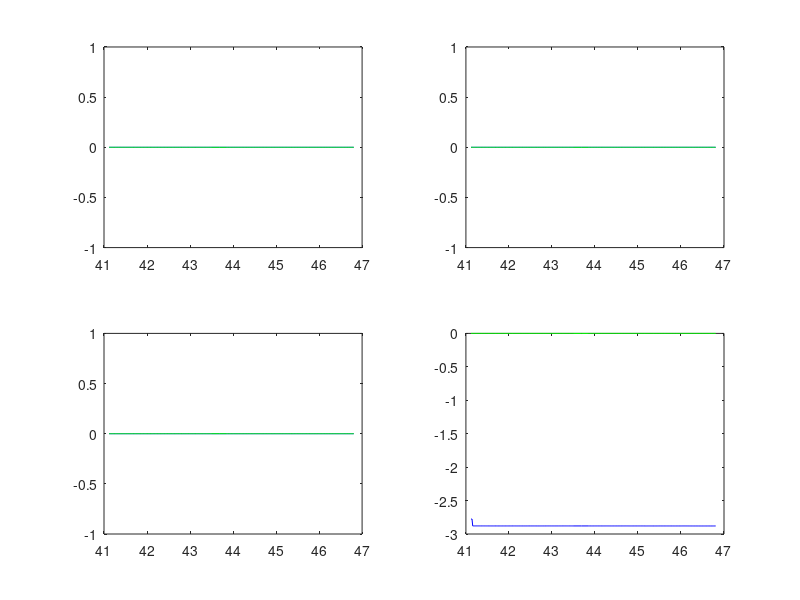
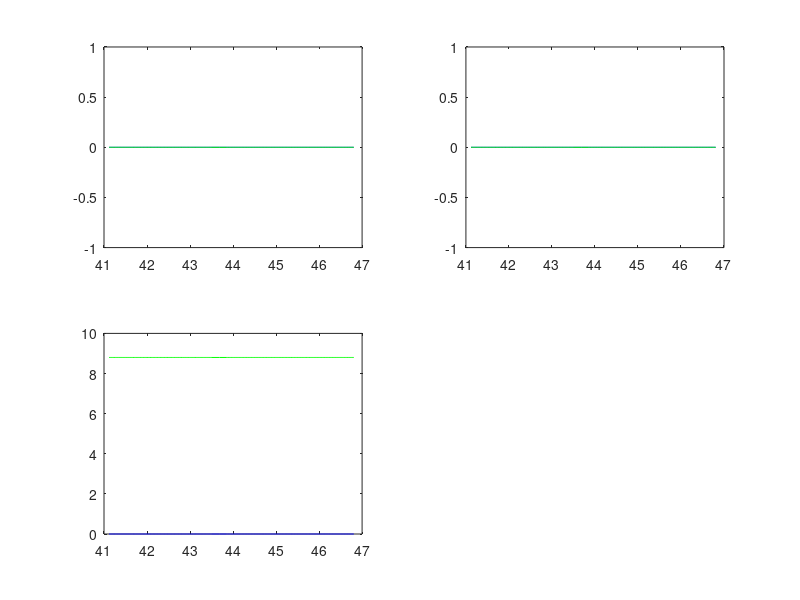
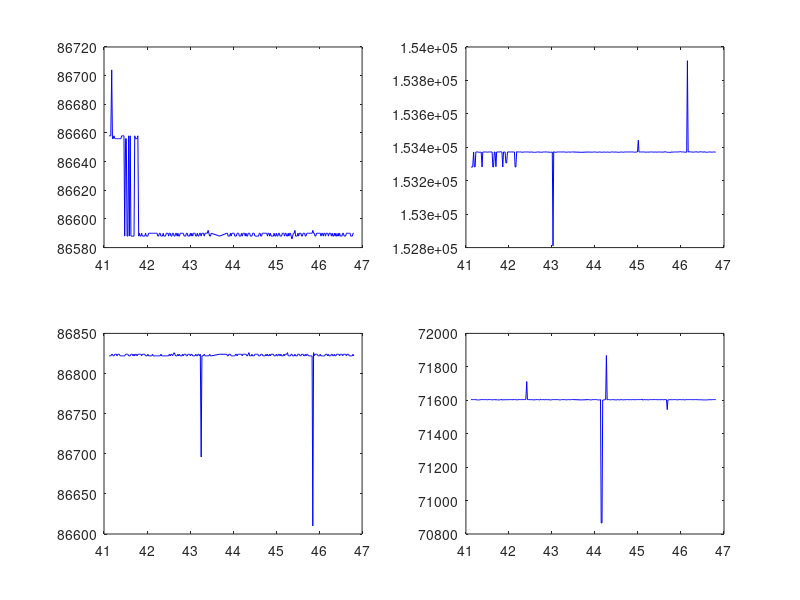
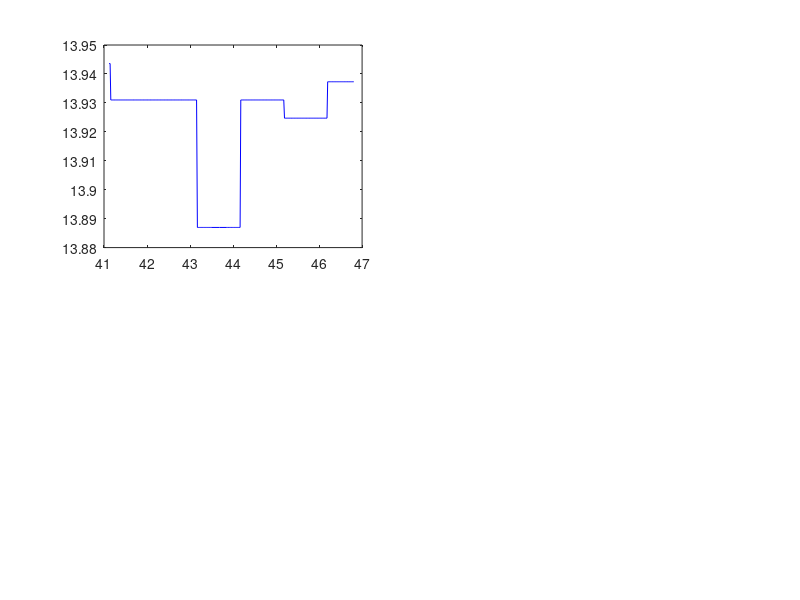

These charts were generated, in order, by the following MATLAB code:
log = load('newRcIdle/LOG26.TXT');

% parsing the data
Time          = log(:,1);
Mode          = log(:,2);
Imu_AccX      = log(:,3);
Imu_AccY      = log(:,4);
Imu_AccZ      = log(:,5);
Imu_AngRateX  = log(:,6);
Imu_AngRateY  = log(:,7);
Imu_AngRateZ  = log(:,8);
Imu_MagX      = log(:,9);
Imu_MagY      = log(:,10);
Imu_MagZ      = log(:,11);
Imu_Rot       = log(:,12:20);
Px4_Xdot      = log(:,21);
Px4_Ydot      = log(:,22);
Px4_Qual      = log(:,23);
Lidar_Dist    = log(:,24);
Camera_X      = log(:,25);
Camera_Y      = log(:,26);
Camera_Yaw    = log(:,27);
Camera_T      = log(:,28);
Filter_X      = log(:,29);
Filter_Y      = log(:,30);
Filter_Z      = log(:,31);
Filter_Xdot   = log(:,32);
Filter_Ydot   = log(:,33);
Filter_Zdot   = log(:,34);
Filter_Roll   = log(:,35);
Filter_Pitch  = log(:,36);
Filter_Yaw    = log(:,37);
Val_P_X       = log(:,38);
Val_I_X       = log(:,39);
Val_D_X       = log(:,40);
Val_P_Y       = log(:,41);
Val_I_Y       = log(:,42);
Val_D_Y       = log(:,43);
Val_P_Z       = log(:,44);
Val_I_Z       = log(:,45);
Val_D_Z       = log(:,46);
Val_P_Yaw     = log(:,47);
Val_I_Yaw     = log(:,48);
Val_D_Yaw     = log(:,49);
Rate_P_X      = log(:,50);
Rate_I_X      = log(:,51);
Rate_D_X      = log(:,52);
Rate_P_Y      = log(:,53);
Rate_I_Y      = log(:,54);
Rate_D_Y      = log(:,55);
Rate_P_Z      = log(:,56);
Rate_I_Z      = log(:,57);
Rate_D_Z      = log(:,58);
Rate_P_Yaw    = log(:,59);
Rate_I_Yaw    = log(:,60);
Rate_D_Yaw    = log(:,61);
Setpt_X       = log(:,62);
Setpt_Y       = log(:,63);
Setpt_Z       = log(:,64);
Setpt_Yaw     = log(:,65);
Setpt_Xdot    = log(:,66);
Setpt_Ydot    = log(:,67);
Setpt_Zdot    = log(:,68);
PID_Ux        = log(:,69);
PID_Uy        = log(:,70);
PID_Uz        = log(:,71);
PID_Yawdot    = log(:,72);
Flag_Xval     = log(:,73);
Flag_Yval     = log(:,74);
Flag_Zval     = log(:,75);
Flag_Xrate    = log(:,76);
Flag_Yrate    = log(:,77);
Flag_Zrate    = log(:,78);
Flag_Yawl     = log(:,79);
Battery       = log(:,80);
DJI_Roll      = log(:,81);
DJI_Pitch     = log(:,82);
DJI_Yawdot    = log(:,83);
DJI_Fz        = log(:,84);
AtomFlag          = log(:,85);
DJI_Roll_RAW      = log(:,86);
DJI_Pitch_RAW     = log(:,87);
DJI_Yawdot_RAW    = log(:,88);
DJI_Fz_RAW        = log(:,89);

%% plot
% figure 1 values
figure(1)
subplot(221)
xlabel('Time')
ylabel('Value X')
plot(Time, Filter_X, 'b', Time, Setpt_X, 'g')
subplot(222)
xlabel('Time')
ylabel('Value Y')
plot(Time, Filter_Y, 'b', Time, Setpt_Y, 'g')
subplot(223)
xlabel('Time')
ylabel('Value Z')
plot(Time, Filter_Z, 'b', Time, Setpt_Z, 'g')
subplot(224)
xlabel('Time')
ylabel('Value Yaw')
plot(Time, Filter_Yaw, 'b', Time, Setpt_Yaw, 'g')

% figure 2 rates
figure(2)
subplot(221)
xlabel('Time')
ylabel('Rate X')
plot(Time, Filter_Xdot, 'b', Time, Setpt_Xdot, 'g')
subplot(222)
xlabel('Time')
ylabel('Rate Y')
plot(Time, Filter_Ydot, 'b', Time, Setpt_Ydot, 'g')
subplot(223)
xlabel('Time')
ylabel('Rate Z')
plot(Time, Filter_Zdot, 'b', Time, Setpt_Zdot, 'g')

% figure 3 DJI
figure(3)
subplot(221)
xlabel('Time')
ylabel('DJI Roll')
plot(Time, DJI_Roll, 'b')
subplot(222)
xlabel('Time')
ylabel('DJI Pitch')
plot(Time, DJI_Pitch, 'b')
subplot(223)
xlabel('Time')
ylabel('DJI Yaw Dot')
plot(Time, DJI_Yawdot, 'b')
subplot(224)
xlabel('Time')
ylabel('DJI Fz')
plot(Time, DJI_Fz, 'b')

% figure 4 others
figure(4)
subplot(221)
xlabel('Time')
ylabel('Battery')
plot(Time, Battery, 'b')


% figure 5 DJI RAW
figure(5)
subplot(221)
xlabel('Time')
ylabel('DJI Roll Raw')
plot(Time, DJI_Roll_RAW, 'b')
subplot(222)
xlabel('Time')
ylabel('DJI Pitch Raw')
plot(Time, DJI_Roll_RAW, 'b')
subplot(223)
xlabel('Time')
ylabel('DJI Yaw Dot Raw')
plot(Time, DJI_Yawdot_RAW, 'b')
subplot(224)
xlabel('Time')
ylabel('DJI Fz Raw')
plot(Time, DJI_Fz_RAW, 'b')
